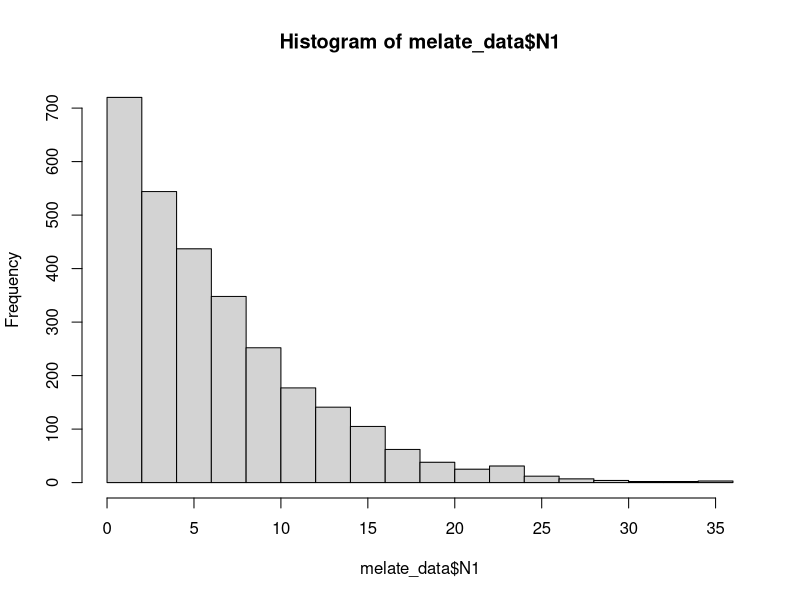
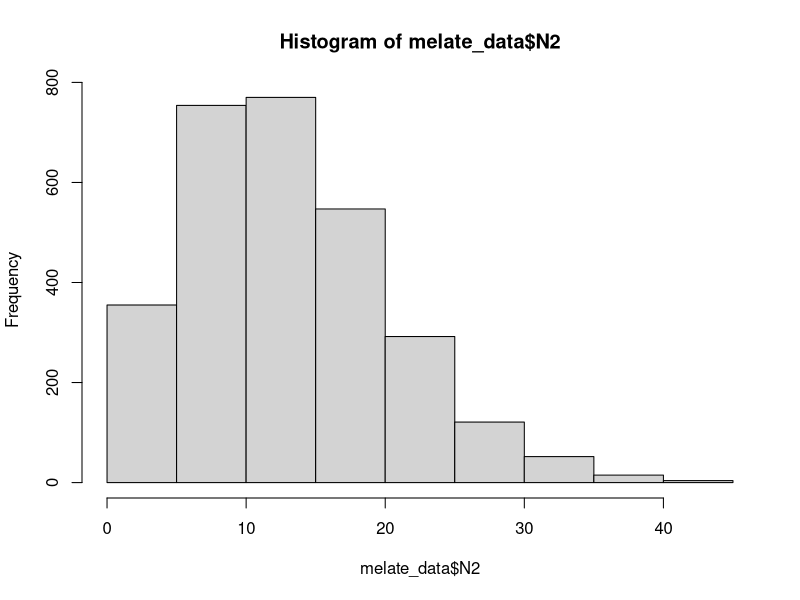
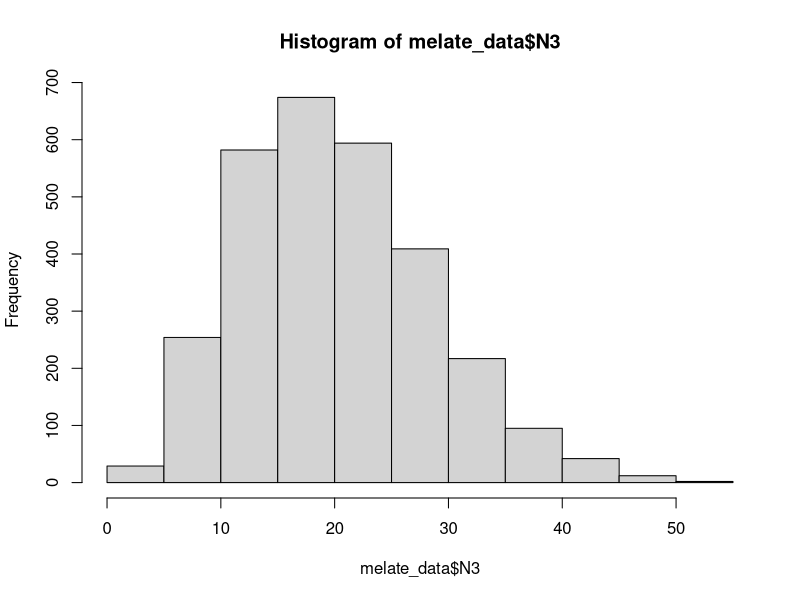
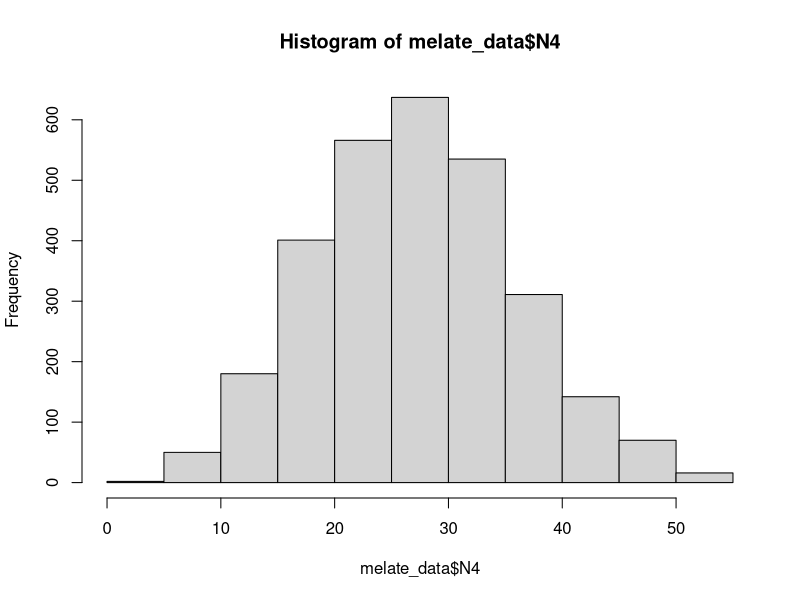
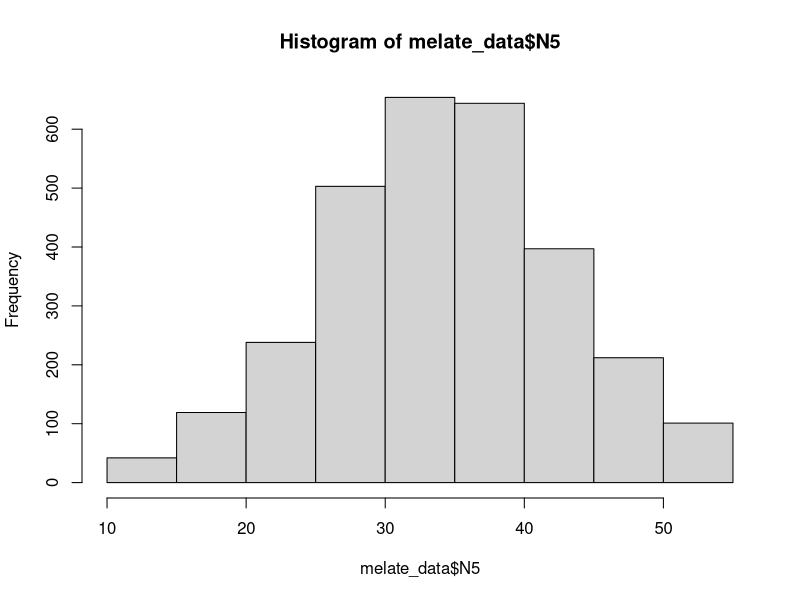
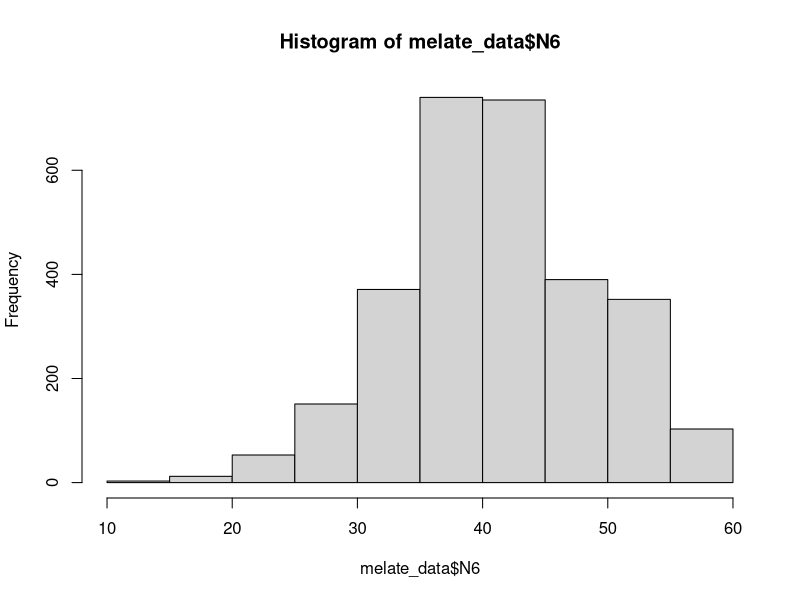

Recreate these plots in R, in order.
# Carga del archivo separa por comas en la variable melateData
melate_data <- read.csv("ResultadosMelate.csv")
# Muestra el nombre de las columnas
names(melate_data)
# Muestra contenido de las observaciones
melate_data
# Muestra el resumen de los datos
summary(melate_data)
# Muestra las dimensiones de los datos
dim(melate_data)
# Muestra el histograma de la variable N1
hist(melate_data$N1)
# Muestra el histograma de la variable N2
hist(melate_data$N2)
# Muestra el histograma de la variable N3
hist(melate_data$N3)
# Muestra el histograma de la variable N4
hist(melate_data$N4)
# Muestra el histograma de la variable N5
hist(melate_data$N5)
# Muestra el histograma de la variable N6
hist(melate_data$N6)
